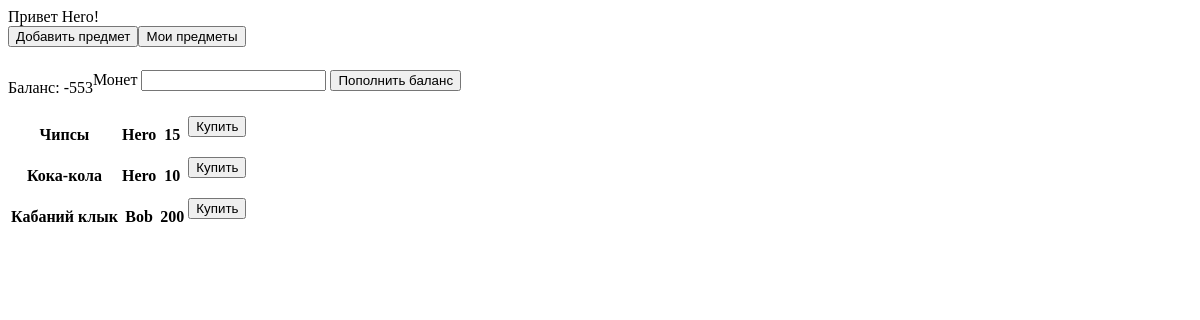
The page /main/ (signed in) on the database as committed earlier.
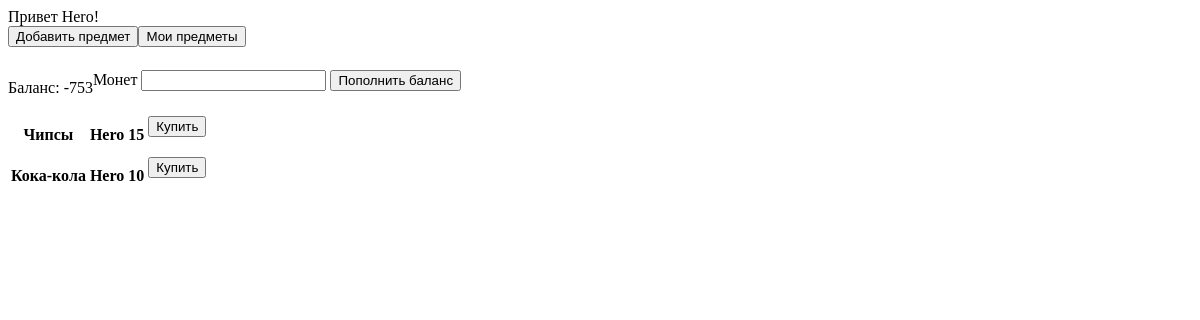
The same page on the database as committed later.
### main/models.py (models this page shows)
class Sale(models.Model):
    item = models.ForeignKey(Item, on_delete=models.CASCADE)
    price = models.IntegerField(default=1)

class Item(models.Model):
    name = models.CharField(max_length=30)
    description = models.CharField(max_length=200)
    owner = models.ForeignKey(User, on_delete=models.CASCADE)

### main/views.py (the view)
# urls.py: path("", views.index, name="index"),
def index(request):
    sale_list = Sale.objects.all()
    try:
        money = Wallet.objects.get(user = request.user)
    except Wallet.DoesNotExist:
        wallet = Wallet()
        wallet.user = request.user
        wallet.amount = 0
        wallet.save()
        money = wallet
    context = {"sale_list": sale_list, "money": money.amount}
    return render(request, "main/index.html", context)

### templates/main/index.html (shortened to what this page needs)
{% load static %}
<link rel="stylesheet" href="{% static 'main/style.css' %}">
{% if user.is_authenticated %}
  Привет {{ user.username }}!
  <div class="horizontal_container">
    <form action="{% url 'main:add_item' %}">
          <button type="submit" name="add_item_button" value="add_item_button" class="btn-link">Добавить предмет</button>
    </form>
    <form action="{% url 'main:my_items' %}">
          <button type="submit" name="my_items_button" value="my_items_button" class="btn-link">Мои предметы</button>
    </form>
  </div>
  <div class="horizontal_container">
    <p>Баланс: {{money}}</p>
    <th><form action="add_money/" method="post">
          <label for="amount">Монет</label>
          <input type="number" id="amount" name="amount">
          <button type="submit" name="add_money_button" value="add_money_button" class="btn-link">Пополнить баланс</button>
        </form>
    </th>
  </div>
  <table>
    {% for sale in sale_list %}
          <tr>
              <th>{{sale.item.name}}</th>
              <th>{{sale.item.owner}}</th>
              <th>{{sale.price}}</th>
              <th><form action="buy/{{sale.item.id}}" method="post">
                    <button type="submit" name="buy_button" value="buy_button" class="btn-link">Купить</button>
                  </form>
              </th>
          </tr>
    {% endfor %}
  </table>
{% else %}
  <p>You are not logged in</p>
  <a href="{% url 'login' %}">Log In</a>
{% endif %}

### main/static/main/style.css (style rules this page uses)
.horizontal_container { display: flex; flex-direction: row; align-items: center; }

Rows that differ between the two databases and show on the page:
removed Sale: item.name "Кабаний клык", item.owner "Bob", price "200"
Other text that changed with them:
{{ money }}: "-553" → "-753"
